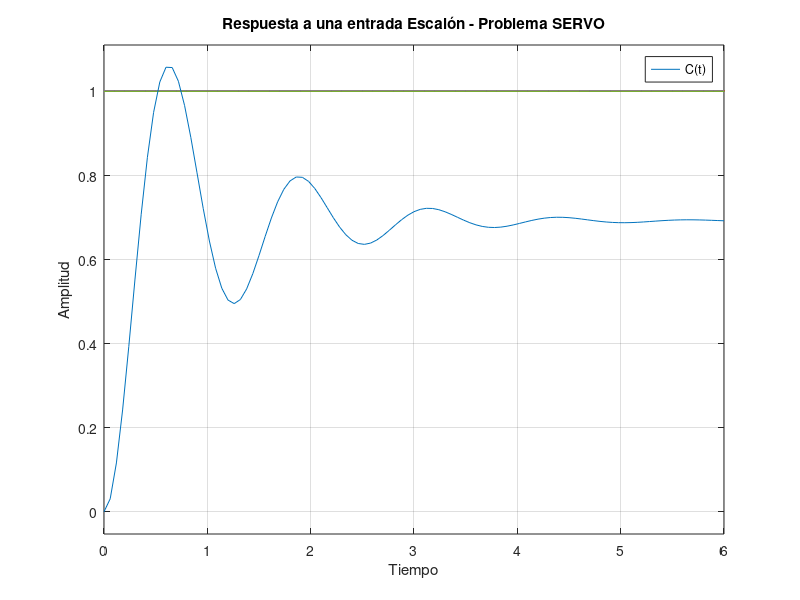
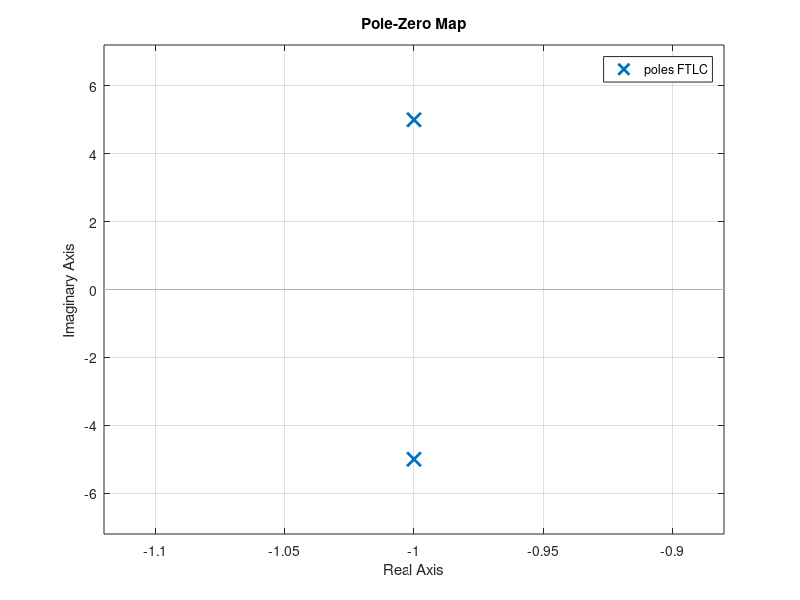

MATLAB code for these plots, in order:
%%Problema Servo
figure(1)
hold off
hold on %Permite hacer 2 graficas en la misma figura

u = ones(201); %escalon, genera 201 unos
t = 0:0.1:20; %va del 0 al 20 con un incremento del 0.1
plot(t,u) 

num = [18];
den = [1 2 26];
FTLC = tf(num, den)
step(FTLC)
title('Respuesta a una entrada Escalón - Problema SERVO')
ylabel('Amplitud')
xlabel('Tiempo')
legend('C(t)')

figure(2)
pzmap(FTLC)
